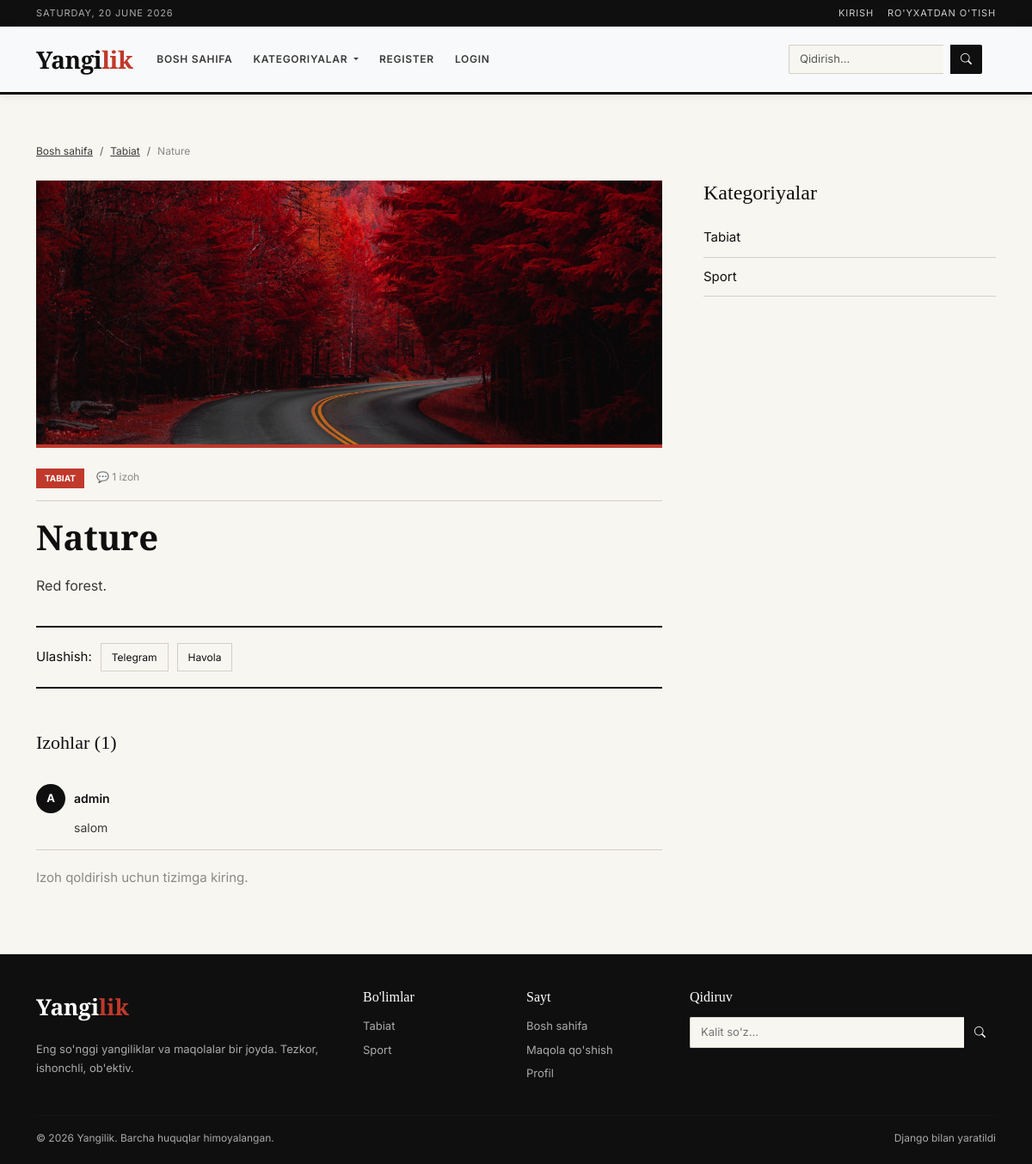
Screenshot of /article/2/ with the database file from the repository.
### shop/models.py (models this page shows, shortened)
class Article(models.Model):
    title = models.CharField(max_length=250, unique=True)
    content = models.TextField()
    photo = models.ImageField(blank=True, null=True, upload_to='photo/')
    created_at = models.DateTimeField(auto_now_add=True)
    upload_at = models.DateTimeField(auto_now=True)
    category = models.ForeignKey(Category, on_delete=models.CASCADE)
    class Meta:
        verbose_name = 'Maqola'
        verbose_name_plural = 'Maqolalar'

class Category(models.Model):
    title = models.CharField(max_length=300, null=True)
    class Meta:
        verbose_name = "Kategoriya"
        verbose_name_plural = "Kategoriyalar"

class Comment(models.Model):
    article = models.ForeignKey(Article, on_delete=models.CASCADE)
    user = models.ForeignKey(User, on_delete=models.CASCADE)
    text = models.TextField()
    created_at = models.DateTimeField(auto_now_add=True)

### shop/views.py (the view)
# urls.py: path('article/<int:pk>/', article_detail, name='article_detail'),
def article_detail(request, pk):
    article = get_object_or_404(Article, pk=pk)
    comments = article.comment_set.all()
    comment_form = CommentForm()
    categories = Category.objects.all()
    return render(request, 'shop/article_detail.html', {
        'article': article,
        'comments': comments,
        'comment_form': comment_form,
        'categories': categories,
    })

### shop/forms.py
class CommentForm(forms.ModelForm):
    class Meta:
        model = Comment
        fields = ("text",)
        widgets = {
            'text': forms.Textarea(attrs={
                "class": "form-control",
                "placeholder": "Izoh yozing...",
                "rows": 3,
            })
        }

### shop/templates/shop/article_detail.html (shortened to what this page needs)
{% extends 'base.html' %}
{% block content %}
<div class="container">
    <nav class="mt-3 mb-4">
        <ol class="breadcrumb">
            <li class="breadcrumb-item">
                <a href="{% url 'index' %}">Bosh sahifa</a>
            </li>
            {% if article.category %}
            <li class="breadcrumb-item">
                <a href="{% url 'category' article.category.id %}">
                    {{ article.category.title }}
                </a>
            </li>
            {% endif %}
            <li class="breadcrumb-item active">
                {{ article.title|truncatechars:40 }}
            </li>
        </ol>
    </nav>
    <div class="row g-5">
        <div class="col-lg-8">
            {% if article.photo %}
                <img src="{{ article.photo.url }}" class="article-hero mb-4">
            {% else %}
                <div class="article-hero-placeholder mb-4">
                    📷
                </div>
            {% endif %}
            <div class="article-wrap">
                <div class="article-meta">
                    <span class="cat-badge">
                        {{ article.category.title|default:"Umumiy" }}
                    </span>
                    <span>
                        💬 {{ comments.count }} izoh
                    </span>
                </div>
                <h1 class="article-title">
                    {{ article.title }}
                </h1>
                <div class="article-body">
                    {{ article.content|linebreaks }}
                </div>
                <div class="share-bar">
                    <span>Ulashish:</span>
                    <a href="#" class="share-btn">Telegram</a>
                    <a href="#" class="share-btn">Havola</a>
                </div>
            </div>
            <div class="comments-section">
                <h3 class="comments-title">
                    Izohlar ({{ comments.count }})
                </h3>
                {% for comment in comments %}
                <div class="comment-item">
                    <div class="comment-header">
                        <div class="comment-avatar">
                            {{ comment.user.username|first }}
                        </div>
                        <div class="comment-username">
                            {{ comment.user.username }}
                        </div>
                    </div>
                    <div class="comment-text">
                        {{ comment.text }}
                    </div>
                </div>
                {% empty %}
                <p style="color:#888;font-size:14px">
                    Hozircha izohlar yo‘q.
                </p>
                {% endfor %}
                {% if user.is_authenticated %}
                <form method="post" action="{% url 'add_comment' article.pk %}" class="comment-form-box">
                    {% csrf_token %}
                    {% for field in comment_form %}
                        <div class="mb-3">
                            {{ field }}
                            {% if field.errors %}
                                <div style="color:red;font-size:12px">
                                    {{ field.errors }}
                                </div>
                            {% endif %}
                        </div>
                    {% endfor %}
                    <button type="submit" class="btn-accent">
                        Yuborish
                    </button>
                </form>
                {% else %}
                <p style="margin-top:20px;color:#888">
                    Izoh qoldirish uchun tizimga kiring.
                </p>
                {% endif %}
            </div>
        </div>
        <div class="col-lg-4">
            <h4 style="font-family:var(--serif);margin-bottom:15px">
                Kategoriyalar
            </h4>
            {% for cat in categories %}
            <a href="{% url 'category' cat.id %}"
               style="display:block;padding:10px 0;border-bottom:1px solid var(--rule);
                      text-decoration:none;color:var(--ink)">
                {{ cat.title }}
            </a>
            {% empty %}
            <p style="color:#888">Kategoriyalar yo‘q</p>
            {% endfor %}
        </div>
    </div>
</div>
{% endblock %}

### templates/base.html (shortened to what this page needs)
<!DOCTYPE html>
<html lang="uz">
<head>
    <link rel="stylesheet" href="https://cdn.jsdelivr.net/npm/bootstrap@5.3.0/dist/css/bootstrap.min.css">
    <link rel="stylesheet" href="https://cdn.jsdelivr.net/npm/bootstrap-icons@1.11.0/font/bootstrap-icons.css">
</head>
<body>
    <div class="topbar">
        <div class="container d-flex justify-content-between">
            <span>{% now "l, d F Y" %}</span>
            <div class="d-flex gap-3">
                {% if user.is_authenticated %}
                    <span>Salom, <strong style="color:#fff">{{ user.username }}</strong></span>
                    <a href="{% url 'logaut' %}"><i class="bi bi-box-arrow-right"></i> Chiqish</a>
                {% else %}
                    <a href="{% url 'login' %}">Kirish</a>
                    <a href="{% url 'register' %}">Ro'yxatdan o'tish</a>
                {% endif %}
            </div>
        </div>
    </div>
    <nav class="navbar navbar-expand-lg bg-body-tertiary navbar-main">
      <div class="container">
        <a class="navbar-brand" href="{% url 'index' %}">Yangi<span>lik</span></a>
        <div class="collapse navbar-collapse" id="navbarSupportedContent">
          <ul class="navbar-nav me-auto mb-2 mb-lg-0">
            <li class="nav-item">
              <a class="nav-link" aria-current="page" href="{% url 'index' %}">Bosh sahifa</a>
            </li>
            <li class="nav-item dropdown">
              <a class="nav-link dropdown-toggle" href="#" role="button" data-bs-toggle="dropdown" aria-expanded="false">
                Kategoriyalar
              </a>
            </li>
            {% if not user.is_authenticated %}
            <li class="nav-item">
              <a class="nav-link" aria-current="page" href="{% url 'register' %}">Register</a>
            </li>
            <li class="nav-item">
              <a class="nav-link" aria-current="page" href="{% url 'login' %}">Login</a>
            </li>
            {% else %}
            <li class="nav-item">
              <a class="nav-link" aria-current="page" href="{% url 'logaut' %}">Logout</a>
            </li>
            {% endif %}
          </ul>
          <form class="d-flex search-form me-3" role="search" action="{% url 'search' %}" method="GET">
            <input class="form-control me-2" type="search" name="q" placeholder="Qidirish…" aria-label="Search" value="{{ request.GET.q }}"/>
            <button class="btn btn-outline-success" type="submit"><i class="bi bi-search"></i></button>
          </form>
        </div>
      </div>
    </nav>
    <main>
        {% block content %}{% endblock %}
    </main>
    <footer>
        <div class="container">
            <div class="row g-4">
                <div class="col-md-4">
                    <div class="footer-brand">Yangi<span>lik</span></div>
                    <p class="mt-3" style="font-size:13px;line-height:1.7">
                        Eng so'nggi yangiliklar va maqolalar bir joyda. Tezkor, ishonchli, ob'ektiv.
                    </p>
                </div>
                <div class="col-md-2">
                    <h5>Bo'limlar</h5>
                    {% for cat in categories %}
                        <a href="{% url 'category' cat.id %}">{{ cat.title }}</a>
                    {% endfor %}
                </div>
                <div class="col-md-2">
                    <h5>Sayt</h5>
                    <a href="{% url 'index' %}">Bosh sahifa</a>
                    <a href="{% url 'add_article' %}">Maqola qo'shish</a>
                    <a href="{% url 'profile' %}">Profil</a>
                </div>
                <div class="col-md-4">
                    <h5>Qidiruv</h5>
                    <form action="{% url 'search' %}" method="GET" class="search-form" style="width:100%">
                        <input type="text" name="q" placeholder="Kalit so'z…" style="flex:1;width:auto">
                        <button type="submit"><i class="bi bi-search"></i></button>
                    </form>
                </div>
            </div>
            <hr class="footer-divider">
            <div class="footer-bottom">
                <span>&copy; {% now "Y" %} Yangilik. Barcha huquqlar himoyalangan.</span>
                <span>Django bilan yaratildi</span>
            </div>
        </div>
    </footer>
</body>
</html>

### templates/base.html (style rules this page uses)
:root { --ink: #0f0f0f; --ink-soft: #3a3a3a; --paper: #f8f6f1; --paper-mid: #ede9e0; --rule: #d4cfc4; --accent: #c0392b; --accent-lt: #e74c3c; --white: #ffffff; --serif: 'Playfair Display', Georgia, serif; --sans: 'Inter', system-ui, sans-serif; }
*, *::before, *::after { box-sizing: border-box; margin: 0; padding: 0; }
body { background: var(--paper); color: var(--ink); font-family: var(--sans); font-size: 15px; line-height: 1.65; }
.topbar { background: var(--ink); color: #aaa; font-size: 11px; letter-spacing: .08em; text-transform: uppercase; padding: 6px 0; border-bottom: 1px solid #2a2a2a; }
.topbar a { color: #ccc; text-decoration: none; }
.navbar-main { background: var(--white); border-bottom: 3px solid var(--ink); padding: 10px 0; position: sticky; top: 0; z-index: 1000; box-shadow: 0 2px 12px rgba(0,0,0,.08); }
.navbar-main .navbar-brand { font-family: var(--serif); font-size: 28px; font-weight: 900; color: var(--ink) !important; letter-spacing: -.5px; }
.navbar-main .navbar-brand span { color: var(--accent); }
.navbar-main .nav-link { font-size: 12px; font-weight: 600; letter-spacing: .06em; text-transform: uppercase; color: var(--ink-soft) !important; padding: 8px 12px !important; border-radius: 2px; transition: background .15s, color .15s; }
.search-form { display: flex; }
.search-form input { border: 1.5px solid var(--rule); border-right: none; padding: 6px 12px; font-size: 13px; border-radius: 2px 0 0 2px; background: var(--paper); color: var(--ink); outline: none; width: 180px; transition: border-color .15s; }
.search-form button { padding: 6px 12px; background: var(--ink); color: var(--white); border: none; border-radius: 0 2px 2px 0; cursor: pointer; font-size: 13px; }
main { padding: 40px 0 60px; }
footer { background: var(--ink); color: #aaa; padding: 40px 0 20px; font-size: 13px; }
footer h5 { font-family: var(--serif); color: var(--white); font-size: 16px; margin-bottom: 14px; }
footer a { color: #aaa; text-decoration: none; display: block; margin-bottom: 6px; }
.footer-brand { font-family: var(--serif); font-size: 26px; font-weight: 900; color: var(--white); }
.footer-brand span { color: var(--accent); }
.footer-divider { border-color: #2a2a2a; margin: 28px 0 16px; }
.footer-bottom { display: flex; justify-content: space-between; font-size: 12px; }
.breadcrumb { font-size: 12px; }
.breadcrumb-item a { color: var(--ink-soft); }
.breadcrumb-item.active { color: #888; }
.form-control { border: 1.5px solid var(--rule); border-radius: 2px; background: var(--paper); color: var(--ink); padding: 10px 14px; font-size: 14px; }

### shop/templates/shop/article_detail.html (style rules this page uses)
.article-hero { width: 100%; max-height: 480px; object-fit: cover; border-bottom: 4px solid var(--accent); display: block; }
.article-wrap { max-width: 760px; }
.article-meta { display: flex; gap: 14px; flex-wrap: wrap; font-size: 12px; color: #888; margin-bottom: 18px; padding-bottom: 14px; border-bottom: 1px solid var(--rule); }
.cat-badge { background: var(--accent); color: #fff; font-size: 10px; font-weight: 700; padding: 3px 10px; text-transform: uppercase; }
.article-title { font-family: var(--serif); font-size: clamp(26px, 4vw, 40px); font-weight: 900; line-height: 1.2; margin-bottom: 18px; }
.article-body { font-size: 16px; line-height: 1.8; color: var(--ink-soft); }
.article-body p { margin-bottom: 1.2em; }
.share-bar { display: flex; gap: 10px; align-items: center; padding: 18px 0; margin: 32px 0; border-top: 2px solid var(--ink); border-bottom: 2px solid var(--ink); }
.share-btn { font-size: 12px; padding: 6px 12px; border: 1px solid var(--rule); text-decoration: none; color: var(--ink); }
.comments-section { margin-top: 50px; }
.comments-title { font-family: var(--serif); font-size: 22px; margin-bottom: 20px; }
.comment-item { padding: 14px 0; border-bottom: 1px solid var(--rule); }
.comment-header { display: flex; gap: 10px; align-items: center; margin-bottom: 6px; }
.comment-avatar { width: 34px; height: 34px; border-radius: 50%; background: var(--ink); color: #fff; display: flex; align-items: center; justify-content: center; font-weight: bold; font-size: 13px; text-transform: uppercase; }
.comment-username { font-weight: 600; font-size: 14px; }
.comment-text { font-size: 14px; color: var(--ink-soft); padding-left: 44px; line-height: 1.6; }

### rows the page displays
Article: category "Tabiat", title "Nature", photo (picture), category "TABIAT", count "1", content "Red forest."
Comment: user.username|first "A", user.username "admin", text "salom"
Category: title "Tabiat"
Category: title "Sport"

### other values shown
{{ comments.count }} "1"
